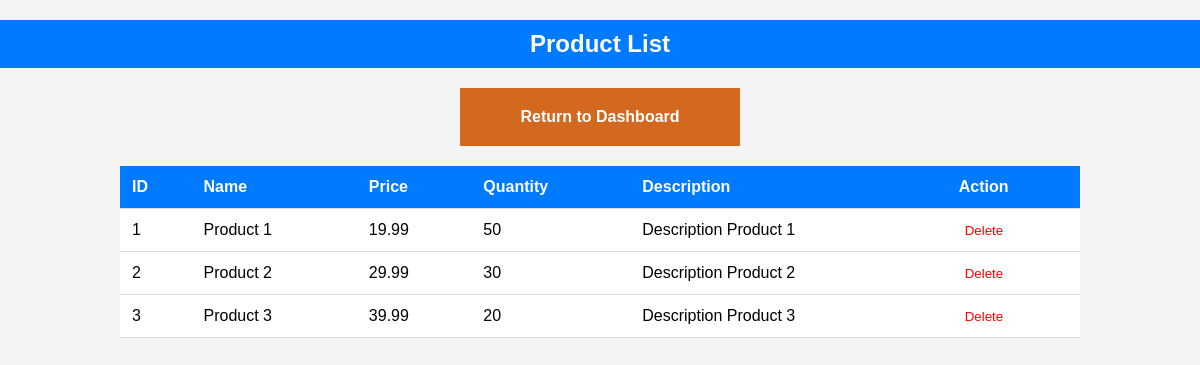
Screenshot of /view/admin/show_product.php (signed in) with the database file from the repository.
### tables this page shows
CREATE TABLE IF NOT EXISTS `product` (
  `id` bigint(20) NOT NULL AUTO_INCREMENT,
  `name` varchar(20) NOT NULL,
  `quantity` int(11) NOT NULL,
  `price` decimal(5,2) NOT NULL,
  `img_url` varchar(255) NOT NULL,
  `description` text NOT NULL,
  `img_path` varchar(255) NOT NULL,
  PRIMARY KEY (`id`)
);

### controller/ProductController.php (called while the page is built, shortened)
<?php
class ProductController {
    private $db;
    public function __construct($db) {
        $this->db = $db;
    }
	public function listProducts() {
        $stmt = $this->db->prepare("SELECT id, name, price, quantity, description FROM product");
        $stmt->execute();
        return $stmt->fetchAll(PDO::FETCH_ASSOC);
    }
}
?>

### view/admin/show_product.php (the view, shortened to what this page needs)
<?php
require_once __DIR__ . '/../../controller/ProductController.php';
$db = connexionDB::getConnection();
$productController = new ProductController($db);
$products = $productController->listProducts();
?>
<!DOCTYPE html>
<html lang="en">
<head>
	<link rel="stylesheet" href="../../public/css/cursor.css">
</head>
<body>
	<h2>Product List</h2>
	<a href="./dashboard.php">Return to Dashboard</a>
	<table>
		<tr>
			<th>ID</th>
			<th>Name</th>
			<th>Price</th>
			<th>Quantity</th>
			<th>Description</th>
			<th>Action</th>
		</tr>
		<?php foreach ($products as $product) : ?>
			<tr>
				<td><?= htmlspecialchars($product['id']) ?></td>
				<td><?= htmlspecialchars($product['name']) ?></td>
				<td><?= htmlspecialchars($product['price']) ?></td>
				<td><?= htmlspecialchars($product['quantity']) ?></td>
				<td><?= htmlspecialchars($product['description']) ?></td>
				<td>
					<form action="show_product.php" method="POST">
						<button type="submit" class="delete-btn" onclick="return confirm('Are you sure you want to delete this product?');">Delete</button>
					</form>
				</td>
			</tr>
		<?php endforeach; ?>
	</table>
</body>
</html>

### public/css/cursor.css (style rules this page uses)
body, input, button, label, a { cursor: url(../images/cursor.png), auto; }

### view/admin/show_product.php (style rules this page uses)
body { font-family: Arial, sans-serif; background-color: #f4f4f4; margin: 0; padding: 0; }
h2 { background-color: #007BFF; color: #fff; padding: 10px; text-align: center; }
table { width: 80%; margin: 20px auto; border-collapse: collapse; background-color: #fff; }
th, td { padding: 12px; text-align: left; border-bottom: 1px solid #ddd; }
th { background-color: #007BFF; color: #fff; }
.delete-btn { color: #FF0000; border: none; background: none; cursor: pointer; }
a { background-color: chocolate; color: #FFF; padding: 20px; text-decoration: none; text-align: center; font-weight: bold; display: block; margin: 20px auto; width: 20%; text-align: center; }

### rows the page displays
product: id "1", name "Product 1", price "19.99", quantity "50", description "Description Product 1"
product: id "2", name "Product 2", price "29.99", quantity "30", description "Description Product 2"
product: id "3", name "Product 3", price "39.99", quantity "20", description "Description Product 3"
